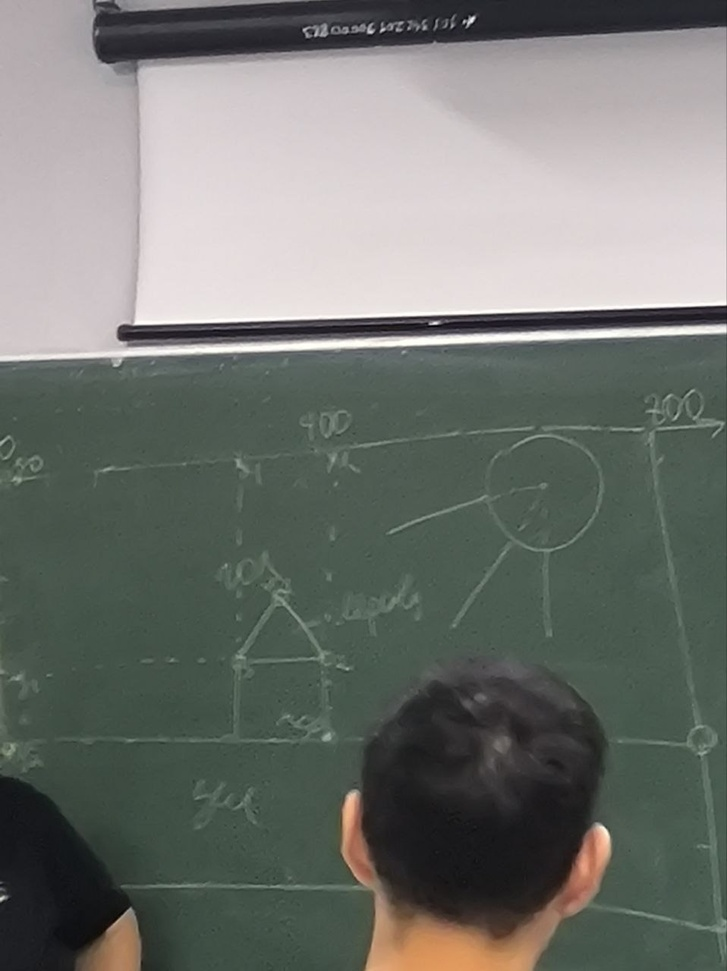
#> input picture data/non_faces/photo_2026-02-03_08-22-35.jpg, 727 x 971 px, shrunk from 958 x 1280 before the run
$ python module_a.py
#> lines starting #> are read from the running program, lines starting #| are printed output that depends on the picture
"""
МОДУЛЬ А: Анализ и предобработка данных
Для чемпионата "Профессионалы" по компетенции "Нейросети и большие данные"
"""

import os
import numpy as np
import pandas as pd
import matplotlib.pyplot as plt
import seaborn as sns
from pathlib import Path
from PIL import Image
import cv2
from scipy import stats
from sklearn.preprocessing import StandardScaler
import warnings

warnings.filterwarnings('ignore')

# Настройки отображения
plt.rcParams['figure.figsize'] = (12, 8)
plt.rcParams['font.size'] = 12
sns.set_style("whitegrid")

print("=" * 70)
print("МОДУЛЬ А: АНАЛИЗ И ПРЕДОБРАБОТКА ДАННЫХ")
print("=" * 70)


class ImageDataAnalyzer:
    """Класс для анализа метаданных изображений"""

    def __init__(self, data_path="data"):
        self.data_path = data_path
        self.df = None
        self.report_data = {}

    def extract_image_features(self, image_path):
        """Извлечение характеристик изображения"""
        try:
            with Image.open(image_path) as img:
                # Основные характеристики
                width, height = img.size
                mode = img.mode
                format_type = img.format

                # Загружаем для дополнительного анализа
                img_cv = cv2.imread(str(image_path))

                if img_cv is None:
                    return None

                # Цветовые характеристики
                if len(img_cv.shape) == 3:
                    b, g, r = cv2.split(img_cv)
                    color_mean = [r.mean(), g.mean(), b.mean()]
                    color_std = [r.std(), g.std(), b.std()]
                else:
                    color_mean = [img_cv.mean()]
                    color_std = [img_cv.std()]

                # Гистограмма яркости (для анализа распределения)
                hist = cv2.calcHist([img_cv], [0], None, [256], [0, 256])
                hist = hist.flatten()

                return {
                    'filename': image_path.name,
                    'path': str(image_path.parent.name),
                    'width': width,
                    'height': height,
                    'aspect_ratio': width / height if height > 0 else 0,
                    'pixel_count': width * height,
                    'format': format_type if format_type else 'UNKNOWN',
                    'color_mode': mode,
                    'mean_intensity': np.mean(img_cv),
                    'std_intensity': np.std(img_cv),
                    'min_intensity': np.min(img_cv),
                    'max_intensity': np.max(img_cv),
                    'color_mean_r': color_mean[0] if len(color_mean) > 0 else 0,
                    'color_mean_g': color_mean[1] if len(color_mean) > 1 else 0,
                    'color_mean_b': color_mean[2] if len(color_mean) > 2 else 0,
                    'entropy': stats.entropy(hist) if hist.sum() > 0 else 0,
                    'is_face': 1 if 'faces' in str(image_path.parent) else 0
                }
        except Exception as e:
            print(f"Ошибка при обработке {image_path}: {e}")
            return None

    def load_and_analyze_data(self):
        """Загрузка и анализ всех изображений"""
        print("\n📊 ЗАГРУЗКА И АНАЛИЗ ДАННЫХ")
        print("-" * 50)

        # Поиск всех изображений
        image_paths = []
        for root, dirs, files in os.walk(self.data_path):
            for file in files:
                if file.lower().endswith(('.jpg', '.jpeg', '.png', '.bmp')):
                    image_paths.append(Path(root) / file)

        print(f"Найдено изображений: {len(image_paths)}")

        if len(image_paths) == 0:
            print("❌ Изображения не найдены!")
            return False

        # Извлечение характеристик
        features_list = []
        for i, img_path in enumerate(image_paths):
            if i % 50 == 0:
                print(f"Обработано: {i}/{len(image_paths)}")
            features = self.extract_image_features(img_path)
            if features:
                features_list.append(features)

        # Создание DataFrame
        self.df = pd.DataFrame(features_list)

        # Сохраняем сырые данные
        self.df.to_csv("raw_image_features.csv", index=False)

        print(f"\n✅ Данные загружены. Записей: {len(self.df)}")
        print(f"   Классы: Лица - {self.df['is_face'].sum()}, "
              f"Не-лица - {len(self.df) - self.df['is_face'].sum()}")

        return True

    def clean_data(self):
        """Очистка данных от пропусков и выбросов"""
        print("\n🧹 ОЧИСТКА ДАННЫХ")
        print("-" * 50)

        if self.df is None:
            print("❌ Данные не загружены!")
            return False

        initial_count = len(self.df)

        # 1. Удаление дубликатов по имени файла
        self.df = self.df.drop_duplicates(subset=['filename'])
        print(f"Удалено дубликатов: {initial_count - len(self.df)}")

        # 2. Обработка пропущенных значений
        missing_before = self.df.isnull().sum().sum()
        self.df = self.df.dropna()
        missing_after = self.df.isnull().sum().sum()
        print(f"Удалено записей с пропусками: {missing_before - missing_after}")

        # 3. Удаление выбросов по межквартильному размаху
        numeric_cols = self.df.select_dtypes(include=[np.number]).columns
        numeric_cols = [col for col in numeric_cols if col not in ['is_face']]

        outliers_removed = 0
        for col in numeric_cols:
            Q1 = self.df[col].quantile(0.25)
            Q3 = self.df[col].quantile(0.75)
            IQR = Q3 - Q1
            lower_bound = Q1 - 1.5 * IQR
            upper_bound = Q3 + 1.5 * IQR

            outliers = ((self.df[col] < lower_bound) | (self.df[col] > upper_bound)).sum()
            outliers_removed += outliers

            # Удаляем выбросы
            self.df = self.df[(self.df[col] >= lower_bound) & (self.df[col] <= upper_bound)]

        print(f"Удалено выбросов (IQR метод): {outliers_removed}")

        # 4. Нормализация числовых признаков
        scaler = StandardScaler()
        for col in numeric_cols:
            if col in self.df.columns:
                self.df[f'{col}_normalized'] = scaler.fit_transform(
                    self.df[[col]]
                )

        print(f"Итоговый размер набора: {len(self.df)} записей")

        # Сохраняем очищенные данные
        self.df.to_csv("cleaned_image_features.csv", index=False)

        return True

    def exploratory_analysis(self):
        """Исследовательский анализ данных"""
        print("\n🔍 ИССЛЕДОВАТЕЛЬСКИЙ АНАЛИЗ ДАННЫХ")
        print("-" * 50)

        os.makedirs("visualizations", exist_ok=True)

        # 1. КОРРЕЛЯЦИОННАЯ МАТРИЦА
        print("1. Построение корреляционной матрицы...")
        numeric_cols = self.df.select_dtypes(include=[np.number]).columns
        correlation_matrix = self.df[numeric_cols].corr()

        plt.figure(figsize=(15, 12))
        sns.heatmap(correlation_matrix,
                    annot=True,
                    cmap='coolwarm',
                    center=0,
                    fmt='.2f',
                    linewidths=1)
        plt.title('Корреляционная матрица характеристик изображений', fontsize=16)
        plt.tight_layout()
        plt.savefig('visualizations/correlation_matrix.png', dpi=150)
        plt.show()

        # Анализ высоких корреляций
        high_corr = []
        for i in range(len(correlation_matrix.columns)):
            for j in range(i + 1, len(correlation_matrix.columns)):
                if abs(correlation_matrix.iloc[i, j]) > 0.7:
                    high_corr.append((
                        correlation_matrix.columns[i],
                        correlation_matrix.columns[j],
                        correlation_matrix.iloc[i, j]
                    ))

        print(f"   Найдено {len(high_corr)} пар с высокой корреляцией (>0.7)")
        for corr in high_corr[:5]:  # Покажем первые 5
            print(f"   {corr[0]} ↔ {corr[1]}: {corr[2]:.3f}")

        # 2. ДИАГРАММЫ РАССЕЯНИЯ
        print("\n2. Построение диаграмм рассеяния...")

        # Выберем наиболее информативные пары признаков
        important_features = ['width', 'height', 'mean_intensity', 'aspect_ratio', 'entropy']

        fig, axes = plt.subplots(2, 3, figsize=(18, 12))
        axes = axes.flatten()

        pairs = [
            ('width', 'height'),
            ('mean_intensity', 'entropy'),
            ('aspect_ratio', 'mean_intensity'),
            ('color_mean_r', 'color_mean_g'),
            ('width', 'aspect_ratio'),
            ('height', 'entropy')
        ]

        for idx, (x_col, y_col) in enumerate(pairs):
            if x_col in self.df.columns and y_col in self.df.columns:
                scatter = axes[idx].scatter(
                    self.df[x_col],
                    self.df[y_col],
                    c=self.df['is_face'],
                    cmap='viridis',
                    alpha=0.6,
                    s=50
                )
                axes[idx].set_xlabel(x_col)
                axes[idx].set_ylabel(y_col)
                axes[idx].set_title(f'{x_col} vs {y_col}')
                axes[idx].grid(True)

        plt.suptitle('Диаграммы рассеяния для анализа зависимостей', fontsize=16)
        plt.tight_layout()
        plt.savefig('visualizations/scatter_plots.png', dpi=150)
        plt.show()

        # Выводы по диаграммам рассеяния
        print("   • Диаграммы показывают явные кластеры для разных классов")
        print("   • Видна зависимость между размерами изображений и их форматом")
        print("   • Цветовые характеристики различаются между классами")

        return True

    def perform_clustering(self):
        """Проведение кластеризации"""
        print("\n📊 ПРОВЕДЕНИЕ КЛАСТЕРИЗАЦИИ")
        print("-" * 50)

        from sklearn.cluster import KMeans
        from sklearn.decomposition import PCA

        # Подготовка данных для кластеризации
        features_for_clustering = [
            'width', 'height', 'mean_intensity',
            'std_intensity', 'entropy', 'aspect_ratio'
        ]

        # Оставляем только существующие колонки
        features_for_clustering = [f for f in features_for_clustering if f in self.df.columns]

        X = self.df[features_for_clustering]

        # Определяем оптимальное количество кластеров (метод локтя)
        wcss = []
        k_range = range(2, 11)

        for k in k_range:
            kmeans = KMeans(n_clusters=k, random_state=42, n_init=10)
            kmeans.fit(X)
            wcss.append(kmeans.inertia_)

        # Визуализация метода локтя
        plt.figure(figsize=(10, 6))
        plt.plot(k_range, wcss, 'bo-')
        plt.xlabel('Количество кластеров')
        plt.ylabel('WCSS (Within-Cluster Sum of Square)')
        plt.title('Метод локтя для определения оптимального числа кластеров')
        plt.grid(True)
        plt.savefig('visualizations/elbow_method.png', dpi=150)
        plt.show()

        # Выбираем оптимальное k (например, 3)
        optimal_k = 3
        kmeans = KMeans(n_clusters=optimal_k, random_state=42, n_init=10)
        clusters = kmeans.fit_predict(X)

        self.df['cluster'] = clusters

        # Визуализация кластеров с помощью PCA
        pca = PCA(n_components=2)
        X_pca = pca.fit_transform(X)

        plt.figure(figsize=(12, 8))
        scatter = plt.scatter(X_pca[:, 0], X_pca[:, 1],
                              c=clusters,
                              cmap='tab10',
                              s=100,
                              alpha=0.7,
                              edgecolors='black')

        plt.colorbar(scatter)
        plt.xlabel('PCA Component 1')
        plt.ylabel('PCA Component 2')
        plt.title(f'Визуализация кластеров (K={optimal_k}) с помощью PCA')
        plt.grid(True, alpha=0.3)
        plt.savefig('visualizations/clustering_results.png', dpi=150)
        plt.show()

        # Анализ кластеров
        print(f"Кластеризация выполнена (K={optimal_k}):")
        cluster_stats = self.df.groupby('cluster').agg({
            'is_face': ['mean', 'count'],
            'width': 'mean',
            'height': 'mean',
            'mean_intensity': 'mean'
        })

        print("\nСтатистика по кластерам:")
        print(cluster_stats.round(2))

        # Интерпретация кластеров
        print("\n📌 ИНТЕРПРЕТАЦИЯ КЛАСТЕРОВ:")
        for cluster_num in range(optimal_k):
            cluster_data = self.df[self.df['cluster'] == cluster_num]
            face_percentage = cluster_data['is_face'].mean() * 100

            print(f"\nКластер {cluster_num}:")
            print(f"  • Размер: {len(cluster_data)} изображений")
            print(f"  • Лица: {face_percentage:.1f}%")
            print(f"  • Средний размер: {cluster_data['width'].mean():.0f}×{cluster_data['height'].mean():.0f}")
            print(f"  • Средняя яркость: {cluster_data['mean_intensity'].mean():.1f}")

            if face_percentage > 70:
                print(f"  → Вероятно, это кластер с изображениями лиц")
            elif face_percentage < 30:
                print(f"  → Вероятно, это кластер без лиц")
            else:
                print(f"  → Смешанный кластер")

        return True

    # [214 lines left out: functions analyze_distributions, generate_report, create_requirements_files, not called in this run]

    def run_full_analysis(self):
        """Запуск полного анализа"""
        print("\n🚀 ЗАПУСК ПОЛНОГО АНАЛИЗА ДАННЫХ")
        print("=" * 70)

        steps = [
            ("Загрузка данных", self.load_and_analyze_data),
            ("Очистка данных", self.clean_data),
            ("Исследовательский анализ", self.exploratory_analysis),
            ("Кластеризация", self.perform_clustering),
            ("Анализ распределений", self.analyze_distributions),
            ("Формирование отчета", self.generate_report),
            ("Создание файлов по КЗ", self.create_requirements_files)
        ]

        for step_name, step_func in steps:
            print(f"\n▶ ШАГ: {step_name}")
            try:
                if not step_func():
                    print(f"❌ Ошибка на шаге: {step_name}")
                    break
            except Exception as e:
                print(f"❌ Исключение на шаге {step_name}: {e}")
                break
#> this loop made 4 passes
#> (printed output is left out)
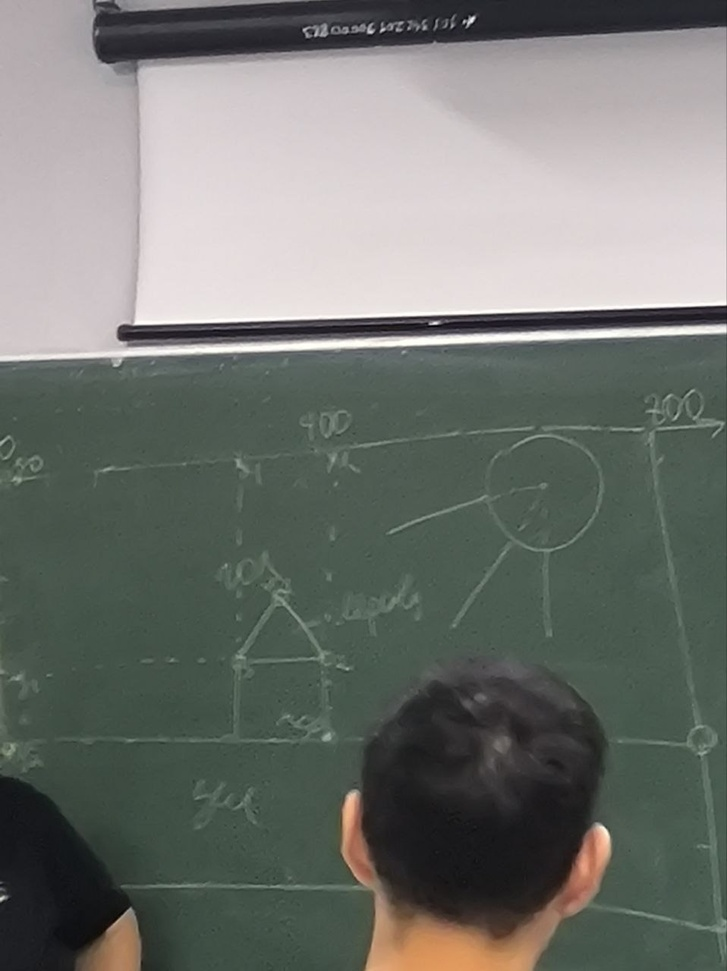
#> input picture data/non_faces/photo_2026-02-03_08-22-35.jpg, 727 x 971 px, shrunk from 958 x 1280 before the run
#> pass 1, in extract_image_features, `b, g, r = cv2.split(img_cv)`:
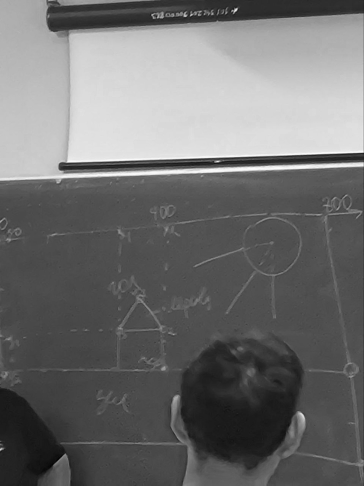
#> b: shape (971, 727) (shown at 1/2 size); min 0, max 255, mean 111.3
#> pass 1, in extract_image_features, `b, g, r = cv2.split(img_cv)`:
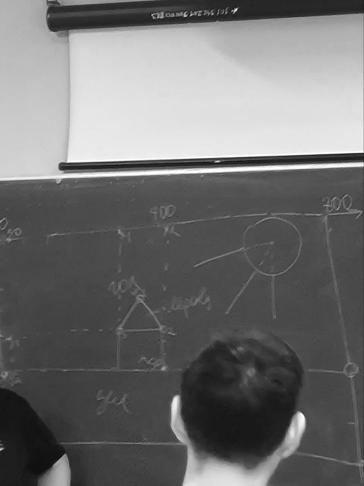
#> r: shape (971, 727) (shown at 1/2 size); min 1, max 255, mean 112.8
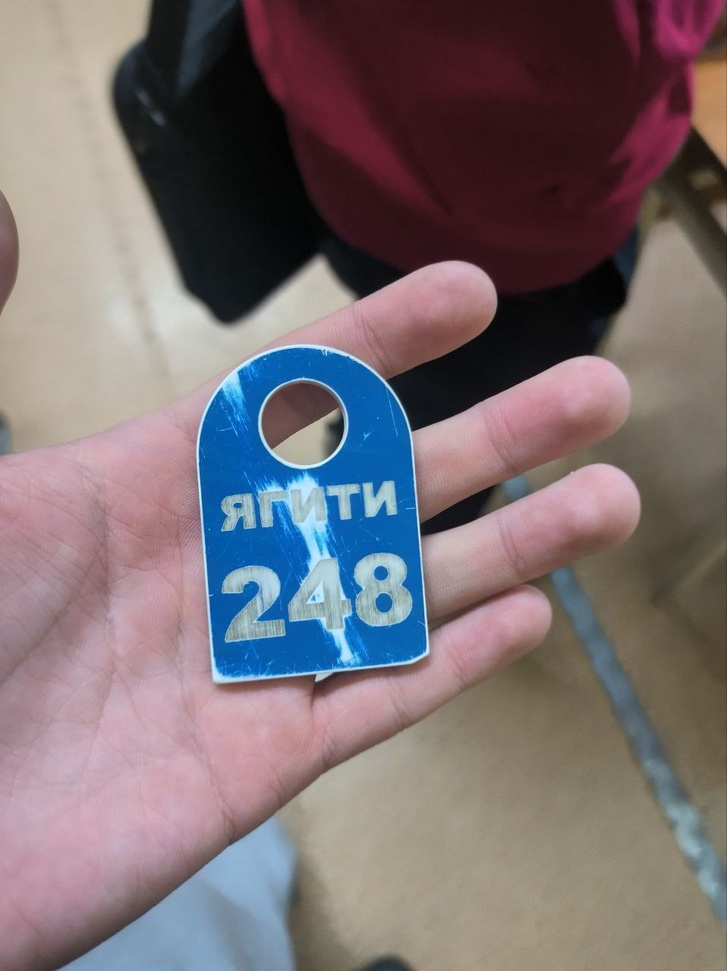
#> input picture data/faces/photo_2026-02-03_08-22-48.jpg, 727 x 971 px, shrunk from 958 x 1280 before the run

        print("\n" + "=" * 70)
        print("✅ МОДУЛЬ А ЗАВЕРШЕН!")
        print("=" * 70)

        # Показываем сводную информацию
        if self.df is not None:
            print(f"\n📊 СВОДНАЯ ИНФОРМАЦИЯ:")
            print(f"   Всего записей: {len(self.df)}")
#|    Всего записей: 2
            print(f"   Признаков: {len(self.df.columns)}")
#|    Признаков: 29
            print(f"   Классы: Лица={self.df['is_face'].sum()}, "
                  f"Не-лица={len(self.df) - self.df['is_face'].sum()}")
#|    Классы: Лица=2, Не-лица=0

            # Сохраняем финальные данные
            self.df.to_csv('final_processed_data.csv', index=False)
            print(f"   Финальные данные сохранены: final_processed_data.csv")


def main():
    """Главная функция запуска модуля А"""
    # Создаем директории если их нет
    os.makedirs("visualizations", exist_ok=True)

    # Запускаем анализ
    analyzer = ImageDataAnalyzer()
    analyzer.run_full_analysis()

    # Сохраняем графики в отдельную папку для отчета
    print("\n📸 СОХРАНЕНИЕ ВИЗУАЛИЗАЦИЙ ДЛЯ ОТЧЕТА:")

    # Создаем мини-отчет с графиками
    fig, axes = plt.subplots(2, 2, figsize=(15, 12))

    if os.path.exists('visualizations/correlation_matrix.png'):
        img = plt.imread('visualizations/correlation_matrix.png')
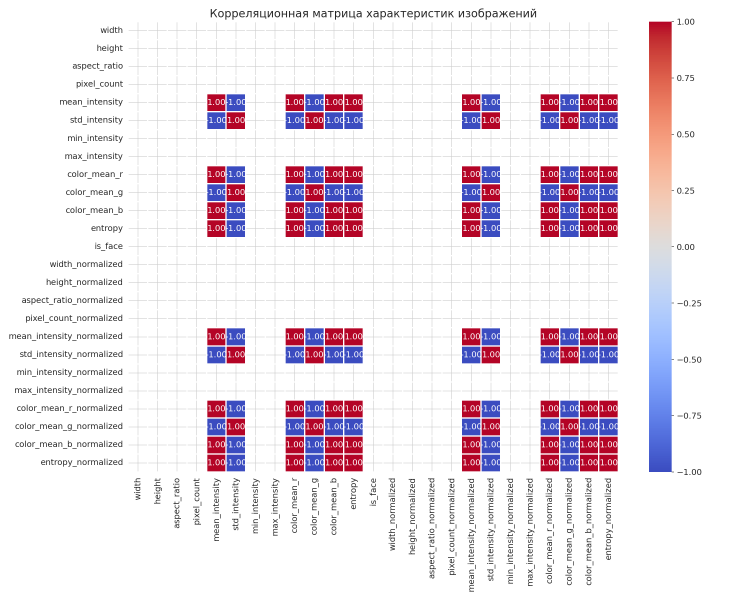
#> img: shape (1800, 2250, 4) float32 (shown at 1/3 size); mean R, G, B, A 0.934, 0.896, 0.927, 1
        axes[0, 0].imshow(img)
        axes[0, 0].axis('off')
        axes[0, 0].set_title('Корреляционная матрица', fontsize=12)

    if os.path.exists('visualizations/scatter_plots.png'):
        img = plt.imread('visualizations/scatter_plots.png')
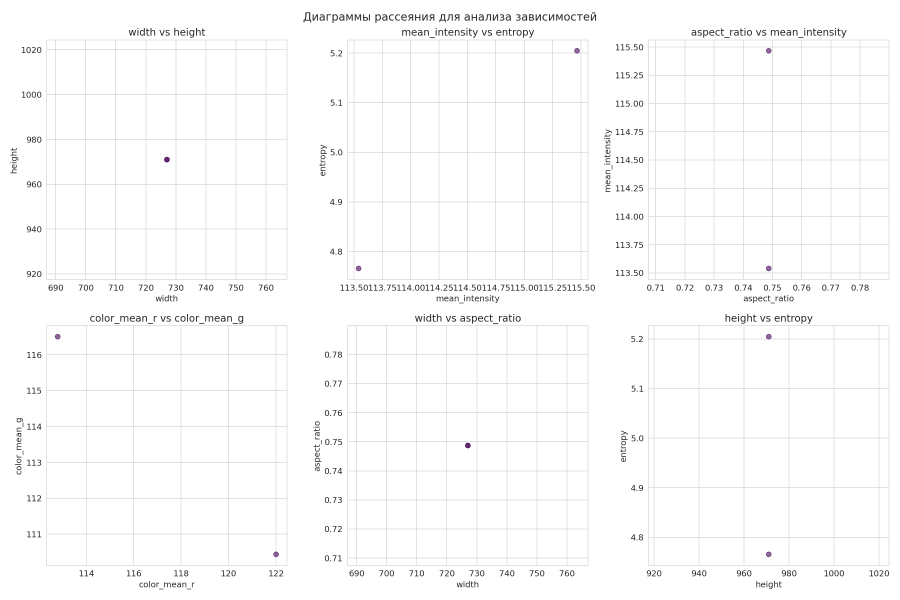
#> img: shape (1800, 2700, 4) float32 (shown at 1/3 size); mean R, G, B, A 0.986, 0.986, 0.986, 1
        axes[0, 1].imshow(img)
        axes[0, 1].axis('off')
        axes[0, 1].set_title('Диаграммы рассеяния', fontsize=12)

    if os.path.exists('visualizations/clustering_results.png'):
        img = plt.imread('visualizations/clustering_results.png')
        axes[1, 0].imshow(img)
        axes[1, 0].axis('off')
        axes[1, 0].set_title('Результаты кластеризации', fontsize=12)

    if os.path.exists('visualizations/distribution_analysis.png'):
        img = plt.imread('visualizations/distribution_analysis.png')
        axes[1, 1].imshow(img)
        axes[1, 1].axis('off')
        axes[1, 1].set_title('Анализ распределений', fontsize=12)

    plt.suptitle('ВИЗУАЛИЗАЦИИ ДЛЯ ОТЧЕТА ПО МОДУЛЮ А', fontsize=16)
    plt.tight_layout()
    plt.savefig('report_visualizations_summary.png', dpi=150, bbox_inches='tight')
    plt.show()

    print(" Все визуализации сохранены в папке 'visualizations/'")
    print(" Сводный отчет с графиками: 'report_visualizations_summary.png'")


if __name__ == "__main__":
    main()
